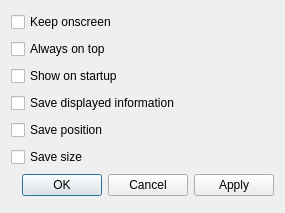
<?xml version="1.0" encoding="UTF-8"?>
<ui version="4.0">
 <class>INFORMATIONPANELOPTIONSDIALOGUI_C</class>
 <widget class="QDialog" name="INFORMATIONPANELOPTIONSDIALOGUI_C">
  <property name="geometry">
   <rect>
    <x>0</x>
    <y>0</y>
    <width>285</width>
    <height>213</height>
   </rect>
  </property>
  <property name="windowTitle">
   <string>Options</string>
  </property>
  <layout class="QVBoxLayout" name="verticalLayout">
   <item>
    <widget class="QCheckBox" name="m_pKeepOnscreenCheckBox">
     <property name="text">
      <string>Keep onscreen</string>
     </property>
    </widget>
   </item>
   <item>
    <widget class="QCheckBox" name="m_pAlwaysOnTopCheckBox">
     <property name="text">
      <string>Always on top</string>
     </property>
    </widget>
   </item>
   <item>
    <widget class="QCheckBox" name="m_pShowOnStartupCheckBox">
     <property name="text">
      <string>Show on startup</string>
     </property>
    </widget>
   </item>
   <item>
    <widget class="QCheckBox" name="m_pSaveDisplayedInformationCheckBox">
     <property name="text">
      <string>Save displayed information</string>
     </property>
    </widget>
   </item>
   <item>
    <widget class="QCheckBox" name="m_pSavePositionCheckBox">
     <property name="text">
      <string>Save position</string>
     </property>
    </widget>
   </item>
   <item>
    <widget class="QCheckBox" name="m_pSaveSizeCheckBox">
     <property name="text">
      <string>Save size</string>
     </property>
    </widget>
   </item>
   <item>
    <widget class="QDialogButtonBox" name="m_pButtonBox">
     <property name="orientation">
      <enum>Qt::Horizontal</enum>
     </property>
     <property name="standardButtons">
      <set>QDialogButtonBox::Apply|QDialogButtonBox::Cancel|QDialogButtonBox::Ok</set>
     </property>
    </widget>
   </item>
  </layout>
 </widget>
 <resources/>
 <connections>
  <connection>
   <sender>m_pButtonBox</sender>
   <signal>accepted()</signal>
   <receiver>INFORMATIONPANELOPTIONSDIALOGUI_C</receiver>
   <slot>accept()</slot>
   <hints>
    <hint type="sourcelabel">
     <x>248</x>
     <y>254</y>
    </hint>
    <hint type="destinationlabel">
     <x>157</x>
     <y>274</y>
    </hint>
   </hints>
  </connection>
  <connection>
   <sender>m_pButtonBox</sender>
   <signal>rejected()</signal>
   <receiver>INFORMATIONPANELOPTIONSDIALOGUI_C</receiver>
   <slot>reject()</slot>
   <hints>
    <hint type="sourcelabel">
     <x>316</x>
     <y>260</y>
    </hint>
    <hint type="destinationlabel">
     <x>286</x>
     <y>274</y>
    </hint>
   </hints>
  </connection>
 </connections>
</ui>
